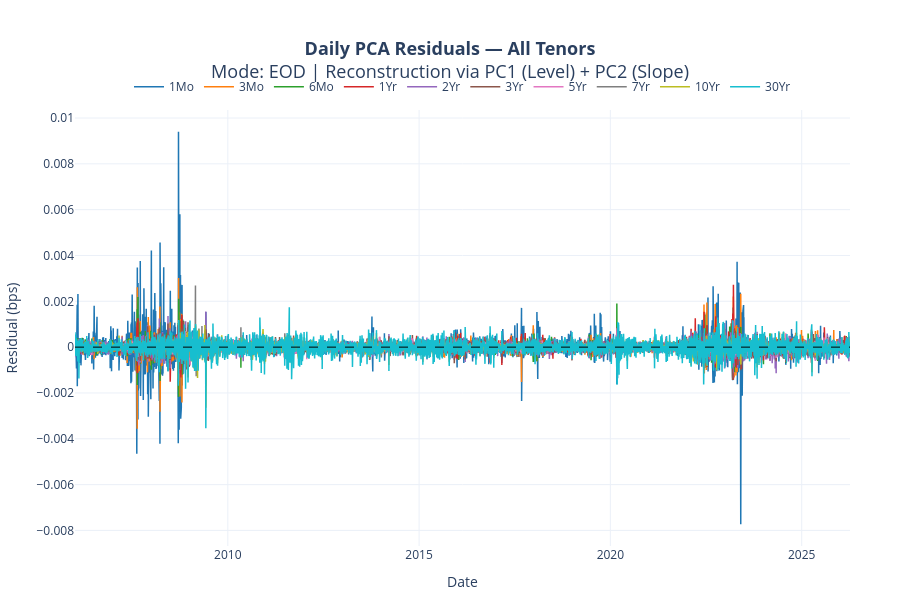
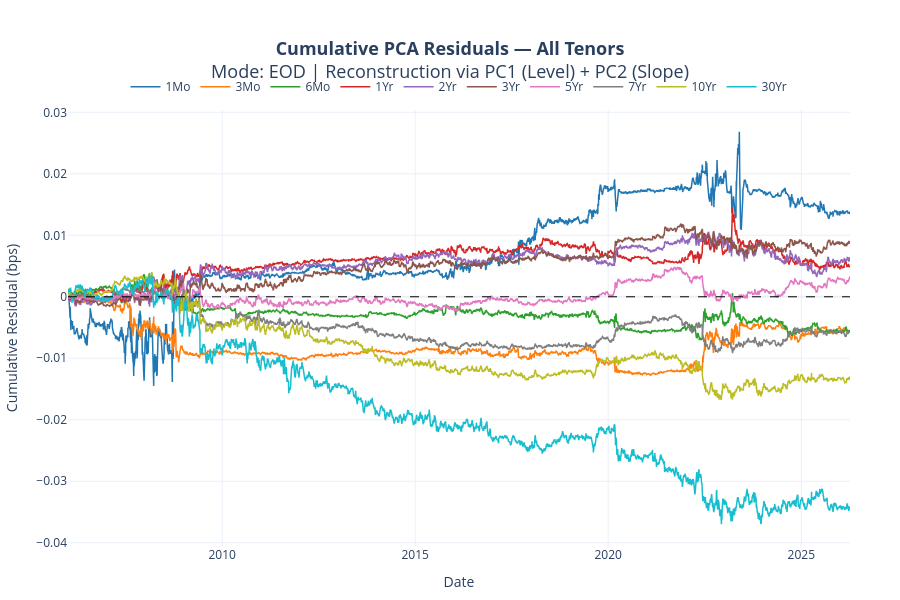

Notebook code cell kept with these figures, in order:
### Code cell
# ─── Cell: PCA Residual Signal ────────────────────────────────────────────────
# Mode abstraction: mode parameter accepted by all functions.
# Currently 'EOD' only. 'intraday' and '5day' will route through IBKR TWS
# via the data abstraction layer — this function requires no changes.
# ──────────────────────────────────────────────────────────────────────────────

def compute_pca_residuals(df, window=20, n_components=2, mode='EOD'):
    """
    Compute rolling PCA residuals for all 10 treasury tenors.

    For each day i, fits StandardScaler + PCA(n_components) on the preceding
    `window` daily yield changes. The test observation is diff_df.iloc[i] —
    NOT iloc[i-1], which would include the test point inside the fitting window.
    The date appended is df['Date'].iloc[i] to stay aligned with the test obs.

    Residual = actual yield change (bps) − PCA reconstruction (bps).
    Eigenvalue scaling is omitted — it cancels in the round-trip reconstruction.

    Parameters
    ----------
    df : pd.DataFrame
        Rate data in the FetchRates() schema (Date + 10 tenor columns).
        For mode='intraday': same column schema supplied by IBKR data layer.
        For mode='5day':     same column schema supplied by 5-day snapshot layer.
    window : int
        Rolling PCA fitting window in trading days (default 20).
    n_components : int
        Number of PCs used for reconstruction (default 2 = Level + Slope).
    mode : str
        Data mode — 'EOD', 'intraday', or '5day'. Passed through to plots.

    Returns
    -------
    residuals_df : pd.DataFrame
        Daily residuals per tenor (bps), indexed by date.
    cumulative_residuals_df : pd.DataFrame
        Cumulative sum of daily residuals per tenor (bps), indexed by date.
    """
    tenors = ['1Mo', '3Mo', '6Mo', '1Yr', '2Yr', '3Yr', '5Yr', '7Yr', '10Yr', '30Yr']
    diff_df = df[tenors].diff()

    residuals_list = []
    dates = []

    for i in range(window + 1, len(df)):
        # ── Fitting window: rows [i-window, i) — excludes test observation ──
        window_data = diff_df.iloc[i - window:i].dropna()
        if len(window_data) < window:
            continue  # skip if window shrinks due to NaN rows at series start

        # ── Test observation: row i (the day we're computing the residual for) ──
        test_obs = diff_df.iloc[i].values.reshape(1, -1)
        if np.any(np.isnan(test_obs)):
            continue

        # ── Fit scaler + PCA on the training window only ──
        scaler = StandardScaler()
        scaled_window = scaler.fit_transform(window_data)

        pca = PCA(n_components=n_components)
        pca.fit(scaled_window)

        # ── Project test observation into standardized space ──
        # scaler.transform (not fit_transform) — keeps test obs in the
        # training scaler's standardized space, not a new one
        scaled_test = scaler.transform(test_obs)

        # ── Reconstruct via PC1 + PC2 projection then inversion ──
        # Eigenvalue scaling not applied — cancels in round-trip reconstruction
        scores = pca.transform(scaled_test)                     # (1, n_components)
        reconstructed_scaled = pca.inverse_transform(scores)    # (1, 10) in scaled space
        reconstructed = scaler.inverse_transform(reconstructed_scaled)  # (1, 10) in bps

        # ── Residual = actual − reconstruction ──
        residual = test_obs.flatten() - reconstructed.flatten()

        residuals_list.append(residual)
        dates.append(df['Date'].iloc[i])  # aligned to test obs, not fit window end

    residuals_df = pd.DataFrame(residuals_list, columns=tenors, index=dates)
    cumulative_residuals_df = residuals_df.cumsum()

    return residuals_df, cumulative_residuals_df


def plot_daily_residuals(residuals_df, mode='EOD'):
    """Plot daily PCA residuals for all 10 tenors on a single Plotly chart."""
    tenors = residuals_df.columns.tolist()
    colors = [
        '#1f77b4', '#ff7f0e', '#2ca02c', '#d62728', '#9467bd',
        '#8c564b', '#e377c2', '#7f7f7f', '#bcbd22', '#17becf'
    ]

    fig = go.Figure()
    for i, tenor in enumerate(tenors):
        fig.add_trace(go.Scatter(
            x=residuals_df.index,
            y=residuals_df[tenor],
            mode='lines',
            name=tenor,
            line=dict(width=1.5, color=colors[i]),
            hovertemplate=f'<b>{tenor}:</b> %{{y:.2f}} bps<extra></extra>'
        ))

    fig.add_hline(y=0, line_dash='dash', line_color='black', line_width=1)
    fig.update_layout(
        title=dict(
            text=(
                f'<b>Daily PCA Residuals — All Tenors</b><br>'
                f'Mode: {mode} | Reconstruction via PC1 (Level) + PC2 (Slope)'
            ),
            x=0.5, font=dict(size=18)
        ),
        xaxis_title='Date',
        yaxis_title='Residual (bps)',
        template='plotly_white',
        hovermode='x unified',
        legend=dict(orientation='h', yanchor='bottom', y=1.02, xanchor='center', x=0.5),
        margin=dict(l=50, r=50, t=110, b=50),
        height=600
    )
    return fig


def plot_cumulative_residuals(cumulative_residuals_df, mode='EOD'):
    """Plot cumulative PCA residuals for all 10 tenors on a single Plotly chart."""
    tenors = cumulative_residuals_df.columns.tolist()
    colors = [
        '#1f77b4', '#ff7f0e', '#2ca02c', '#d62728', '#9467bd',
        '#8c564b', '#e377c2', '#7f7f7f', '#bcbd22', '#17becf'
    ]

    fig = go.Figure()
    for i, tenor in enumerate(tenors):
        fig.add_trace(go.Scatter(
            x=cumulative_residuals_df.index,
            y=cumulative_residuals_df[tenor],
            mode='lines',
            name=tenor,
            line=dict(width=1.5, color=colors[i]),
            hovertemplate=f'<b>{tenor}:</b> %{{y:.2f}} bps<extra></extra>'
        ))

    fig.add_hline(y=0, line_dash='dash', line_color='black', line_width=1)
    fig.update_layout(
        title=dict(
            text=(
                f'<b>Cumulative PCA Residuals — All Tenors</b><br>'
                f'Mode: {mode} | Reconstruction via PC1 (Level) + PC2 (Slope)'
            ),
            x=0.5, font=dict(size=18)
        ),
        xaxis_title='Date',
        yaxis_title='Cumulative Residual (bps)',
        template='plotly_white',
        hovermode='x unified',
        legend=dict(orientation='h', yanchor='bottom', y=1.02, xanchor='center', x=0.5),
        margin=dict(l=50, r=50, t=110, b=50),
        height=600
    )
    return fig


# ── Execute ───────────────────────────────────────────────────────────────────
pca_window = 20   # 20-day rolling fit window (distinct from rolling_window=5 above)
mode = 'EOD'

residuals_df, cumulative_residuals_df = compute_pca_residuals(
    rates_data, window=pca_window, n_components=2, mode=mode
)
residuals_df.index = pd.to_datetime(residuals_df.index)

print(f"Residuals computed: {len(residuals_df)} trading days")
print(f"Date range: {residuals_df.index[0].date()} → {residuals_df.index[-1].date()}")
print(f"\nDaily residuals tail (bps):")
print(residuals_df.tail(3).round(4).to_string())

# ── Plot daily residuals ──────────────────────────────────────────────────────
fig_daily = plot_daily_residuals(residuals_df, mode=mode)
fig_daily.show()

# ── Plot cumulative residuals ─────────────────────────────────────────────────
fig_cumulative = plot_cumulative_residuals(cumulative_residuals_df, mode=mode)
fig_cumulative.show()

### Figure 1 — Plotly figure (JSON) as saved in the notebook; plotly's stock layout.template omitted (floating-point values rounded to 4 significant figures; data arrays with more than 128 entries replaced by an {"elided": "..."} marker saying what was removed)
{"data": [{"hovertemplate": "<b>1Mo:</b> %{y:.2f} bps<extra></extra>", "line": {"color": "#1f77b4", "width": 1.5}, "mode": "lines", "name": "1Mo", "type": "scatter", "x": {"elided": "5069 str values"}, "y": {"elided": "5069 float values"}}, {"hovertemplate": "<b>3Mo:</b> %{y:.2f} bps<extra></extra>", "line": {"color": "#ff7f0e", "width": 1.5}, "mode": "lines", "name": "3Mo", "type": "scatter", "x": {"elided": "5069 str values"}, "y": {"elided": "5069 float values"}}, {"hovertemplate": "<b>6Mo:</b> %{y:.2f} bps<extra></extra>", "line": {"color": "#2ca02c", "width": 1.5}, "mode": "lines", "name": "6Mo", "type": "scatter", "x": {"elided": "5069 str values"}, "y": {"elided": "5069 float values"}}, {"hovertemplate": "<b>1Yr:</b> %{y:.2f} bps<extra></extra>", "line": {"color": "#d62728", "width": 1.5}, "mode": "lines", "name": "1Yr", "type": "scatter", "x": {"elided": "5069 str values"}, "y": {"elided": "5069 float values"}}, {"hovertemplate": "<b>2Yr:</b> %{y:.2f} bps<extra></extra>", "line": {"color": "#9467bd", "width": 1.5}, "mode": "lines", "name": "2Yr", "type": "scatter", "x": {"elided": "5069 str values"}, "y": {"elided": "5069 float values"}}, {"hovertemplate": "<b>3Yr:</b> %{y:.2f} bps<extra></extra>", "line": {"color": "#8c564b", "width": 1.5}, "mode": "lines", "name": "3Yr", "type": "scatter", "x": {"elided": "5069 str values"}, "y": {"elided": "5069 float values"}}, {"hovertemplate": "<b>5Yr:</b> %{y:.2f} bps<extra></extra>", "line": {"color": "#e377c2", "width": 1.5}, "mode": "lines", "name": "5Yr", "type": "scatter", "x": {"elided": "5069 str values"}, "y": {"elided": "5069 float values"}}, {"hovertemplate": "<b>7Yr:</b> %{y:.2f} bps<extra></extra>", "line": {"color": "#7f7f7f", "width": 1.5}, "mode": "lines", "name": "7Yr", "type": "scatter", "x": {"elided": "5069 str values"}, "y": {"elided": "5069 float values"}}, {"hovertemplate": "<b>10Yr:</b> %{y:.2f} bps<extra></extra>", "line": {"color": "#bcbd22", "width": 1.5}, "mode": "lines", "name": "10Yr", "type": "scatter", "x": {"elided": "5069 str values"}, "y": {"elided": "5069 float values"}}, {"hovertemplate": "<b>30Yr:</b> %{y:.2f} bps<extra></extra>", "line": {"color": "#17becf", "width": 1.5}, "mode": "lines", "name": "30Yr", "type": "scatter", "x": {"elided": "5069 str values"}, "y": {"elided": "5069 float values"}}], "layout": {"height": 600, "hovermode": "x unified", "legend": {"orientation": "h", "x": 0.5, "xanchor": "center", "y": 1.02, "yanchor": "bottom"}, "margin": {"b": 50, "l": 50, "r": 50, "t": 110}, "shapes": [{"line": {"color": "black", "dash": "dash", "width": 1}, "type": "line", "x0": 0, "x1": 1, "xref": "x domain", "y0": 0, "y1": 0, "yref": "y"}], "title": {"font": {"size": 18}, "text": "<b>Daily PCA Residuals — All Tenors</b><br>Mode: EOD | Reconstruction via PC1 (Level) + PC2 (Slope)", "x": 0.5}, "xaxis": {"title": {"text": "Date"}}, "yaxis": {"title": {"text": "Residual (bps)"}}}}

### Figure 2 — Plotly figure (JSON) as saved in the notebook; plotly's stock layout.template omitted (floating-point values rounded to 4 significant figures; data arrays with more than 128 entries replaced by an {"elided": "..."} marker saying what was removed)
{"data": [{"hovertemplate": "<b>1Mo:</b> %{y:.2f} bps<extra></extra>", "line": {"color": "#1f77b4", "width": 1.5}, "mode": "lines", "name": "1Mo", "type": "scatter", "x": {"elided": "5069 str values"}, "y": {"elided": "5069 float values"}}, {"hovertemplate": "<b>3Mo:</b> %{y:.2f} bps<extra></extra>", "line": {"color": "#ff7f0e", "width": 1.5}, "mode": "lines", "name": "3Mo", "type": "scatter", "x": {"elided": "5069 str values"}, "y": {"elided": "5069 float values"}}, {"hovertemplate": "<b>6Mo:</b> %{y:.2f} bps<extra></extra>", "line": {"color": "#2ca02c", "width": 1.5}, "mode": "lines", "name": "6Mo", "type": "scatter", "x": {"elided": "5069 str values"}, "y": {"elided": "5069 float values"}}, {"hovertemplate": "<b>1Yr:</b> %{y:.2f} bps<extra></extra>", "line": {"color": "#d62728", "width": 1.5}, "mode": "lines", "name": "1Yr", "type": "scatter", "x": {"elided": "5069 str values"}, "y": {"elided": "5069 float values"}}, {"hovertemplate": "<b>2Yr:</b> %{y:.2f} bps<extra></extra>", "line": {"color": "#9467bd", "width": 1.5}, "mode": "lines", "name": "2Yr", "type": "scatter", "x": {"elided": "5069 str values"}, "y": {"elided": "5069 float values"}}, {"hovertemplate": "<b>3Yr:</b> %{y:.2f} bps<extra></extra>", "line": {"color": "#8c564b", "width": 1.5}, "mode": "lines", "name": "3Yr", "type": "scatter", "x": {"elided": "5069 str values"}, "y": {"elided": "5069 float values"}}, {"hovertemplate": "<b>5Yr:</b> %{y:.2f} bps<extra></extra>", "line": {"color": "#e377c2", "width": 1.5}, "mode": "lines", "name": "5Yr", "type": "scatter", "x": {"elided": "5069 str values"}, "y": {"elided": "5069 float values"}}, {"hovertemplate": "<b>7Yr:</b> %{y:.2f} bps<extra></extra>", "line": {"color": "#7f7f7f", "width": 1.5}, "mode": "lines", "name": "7Yr", "type": "scatter", "x": {"elided": "5069 str values"}, "y": {"elided": "5069 float values"}}, {"hovertemplate": "<b>10Yr:</b> %{y:.2f} bps<extra></extra>", "line": {"color": "#bcbd22", "width": 1.5}, "mode": "lines", "name": "10Yr", "type": "scatter", "x": {"elided": "5069 str values"}, "y": {"elided": "5069 float values"}}, {"hovertemplate": "<b>30Yr:</b> %{y:.2f} bps<extra></extra>", "line": {"color": "#17becf", "width": 1.5}, "mode": "lines", "name": "30Yr", "type": "scatter", "x": {"elided": "5069 str values"}, "y": {"elided": "5069 float values"}}], "layout": {"height": 600, "hovermode": "x unified", "legend": {"orientation": "h", "x": 0.5, "xanchor": "center", "y": 1.02, "yanchor": "bottom"}, "margin": {"b": 50, "l": 50, "r": 50, "t": 110}, "shapes": [{"line": {"color": "black", "dash": "dash", "width": 1}, "type": "line", "x0": 0, "x1": 1, "xref": "x domain", "y0": 0, "y1": 0, "yref": "y"}], "title": {"font": {"size": 18}, "text": "<b>Cumulative PCA Residuals — All Tenors</b><br>Mode: EOD | Reconstruction via PC1 (Level) + PC2 (Slope)", "x": 0.5}, "xaxis": {"title": {"text": "Date"}}, "yaxis": {"title": {"text": "Cumulative Residual (bps)"}}}}
